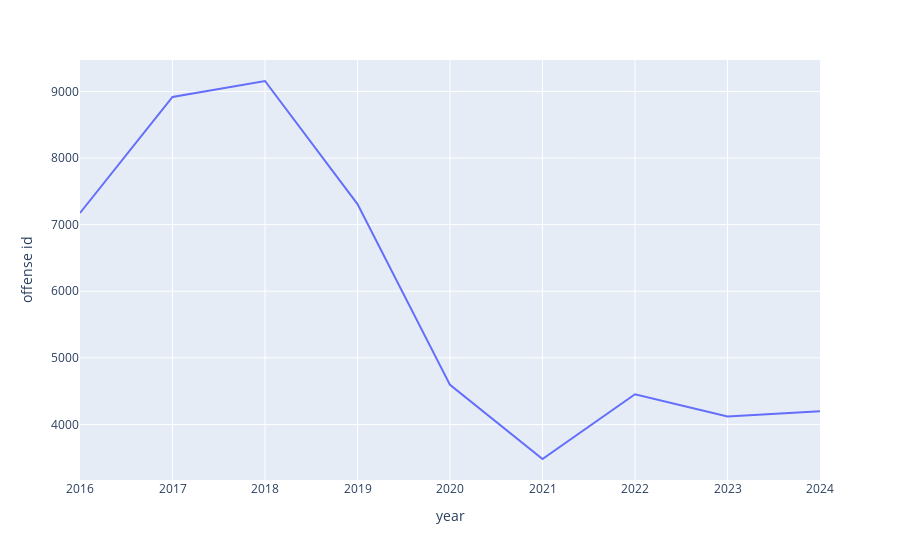

Write notebook code for a chart like this one.
### Code cell
px.line(funcoes.df_filtrado_taxa_cem_mil(dff_eda, df_population, 'nibrs crime against category', 'SOCIETY'), x='year', y='offense id')

### Figure 1 — Plotly figure (JSON) as saved in the notebook; plotly's stock layout.template omitted (floating-point values rounded to 4 significant figures)
{"data": [{"hovertemplate": "year=%{x}<br>offense id=%{y}<extra></extra>", "legendgroup": "", "line": {"color": "#636efa", "dash": "solid"}, "marker": {"symbol": "circle"}, "mode": "lines", "name": "", "orientation": "v", "showlegend": false, "type": "scatter", "x": [2016, 2017, 2018, 2019, 2020, 2021, 2022, 2023, 2024], "xaxis": "x", "y": [7175, 8918, 9157, 7309, 4594, 3481, 4453, 4118, 4199], "yaxis": "y"}], "layout": {"legend": {"tracegroupgap": 0}, "margin": {"t": 60}, "xaxis": {"anchor": "y", "domain": [0, 1], "title": {"text": "year"}}, "yaxis": {"anchor": "x", "domain": [0, 1], "title": {"text": "offense id"}}}}
